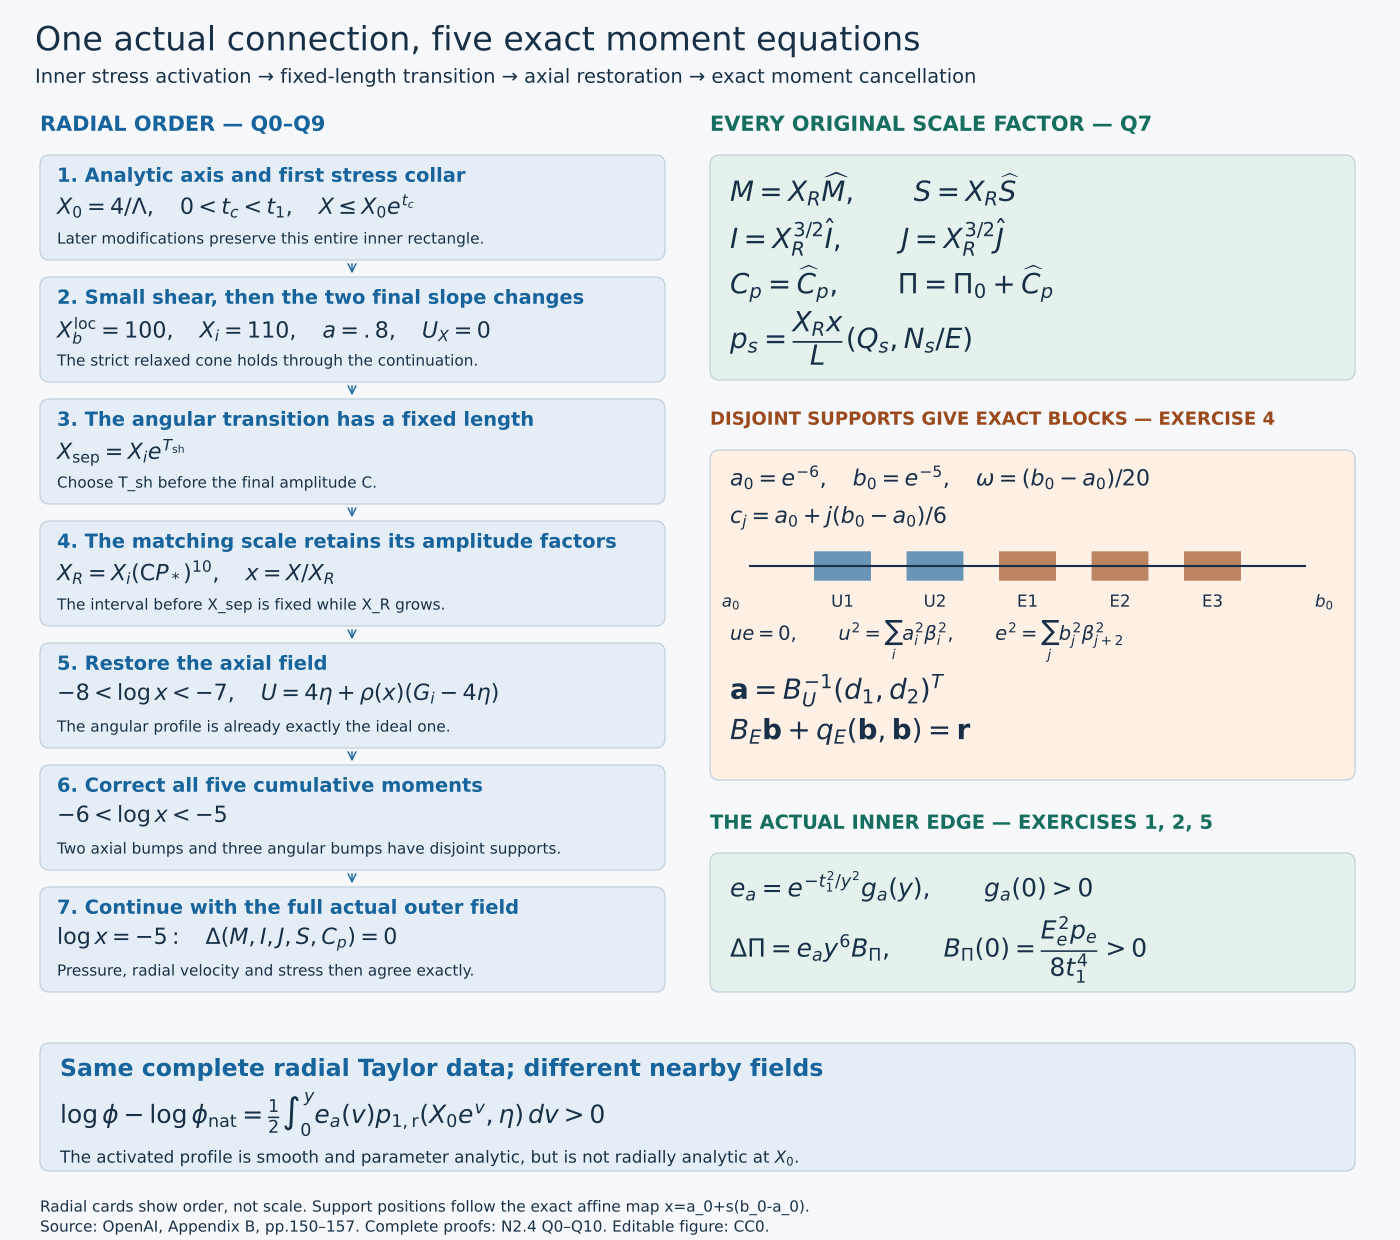

Write the Python code that produced this figure.
"""Reproduce the exact construction and correction diagram in N2.4."""
from pathlib import Path
import matplotlib
matplotlib.use('Agg')
import matplotlib.pyplot as plt
from matplotlib.patches import FancyBboxPatch,Rectangle
HERE=Path(__file__).resolve().parent
plt.rcParams.update({'font.family':'DejaVu Sans','font.size':14,'svg.fonttype':'path'})
fig=plt.figure(figsize=(14,12.4),dpi=100,facecolor='#f6f8fb')
ax=fig.add_axes([0,0,1,1]);ax.set_xlim(0,1400);ax.set_ylim(1240,0);ax.axis('off')
ink='#183047';blue='#17639b';green='#166e60';orange='#9a4a1c'
def txt(x,y,s,size=14,color=ink,**kw):ax.text(x,y,s,va='top',fontsize=size,color=color,**kw)
def box(x,y,w,h,fill='#e5eef7'):
    ax.add_patch(FancyBboxPatch((x,y),w,h,boxstyle='round,pad=0,rounding_size=10',
        facecolor=fill,edgecolor='#c5d2dd'))
txt(35,25,'One actual connection, five exact moment equations',24)
txt(35,68,'Inner stress activation → fixed-length transition → axial restoration → exact moment cancellation',14)
txt(40,115,'RADIAL ORDER — Q0–Q9',15,blue,weight='bold')
cards=[
    ('Analytic axis and first stress collar',r'$X_0=4/\Lambda,\quad 0<t_c<t_1,\quad X\leq X_0e^{t_c}$','Later modifications preserve this entire inner rectangle.'),
    ('Small shear, then the two final slope changes',r'$X_b^{\rm loc}=100,\quad X_i=110,\quad a=.8,\quad U_X=0$','The strict relaxed cone holds through the continuation.'),
    ('The angular transition has a fixed length',r'$X_{\rm sep}=X_i e^{T_{\rm sh}}$','Choose T_sh before the final amplitude C.'),
    ('The matching scale retains its amplitude factors',r'$X_R=X_i(\mathsf{C}P_*)^{10},\quad x=X/X_R$','The interval before X_sep is fixed while X_R grows.'),
    ('Restore the axial field',r'$-8<\log x<-7,\quad U=4\eta+\rho(x)(G_i-4\eta)$','The angular profile is already exactly the ideal one.'),
    ('Correct all five cumulative moments',r'$-6<\log x<-5$','Two axial bumps and three angular bumps have disjoint supports.'),
    ('Continue with the full actual outer field',r'$\log x=-5:\quad \Delta(M,I,J,S,C_p)=0$','Pressure, radial velocity and stress then agree exactly.')
]
for i,(a,b,c) in enumerate(cards):
    y=155+i*122;box(40,y,625,105)
    txt(57,y+12,str(i+1)+'. '+a,14,blue,weight='bold')
    txt(57,y+40,b,16);txt(57,y+77,c,11)
    if i<6:ax.annotate('',xy=(352,y+121),xytext=(352,y+106),arrowprops=dict(arrowstyle='->',color=blue))
txt(710,115,'EVERY ORIGINAL SCALE FACTOR — Q7',15,green,weight='bold')
box(710,155,645,225,'#e4f1ec')
txt(730,173,r'$M=X_R\widehat{M},\qquad S=X_R\widehat{S}$',20)
txt(730,218,r'$I=X_R^{3/2}\widehat{I},\qquad J=X_R^{3/2}\widehat{J}$',20)
txt(730,265,r'$C_p=\widehat{C}_p,\qquad \Pi=\Pi_0+\widehat{C}_p$',20)
txt(730,311,r'$p_s=\dfrac{X_Rx}{L}(Q_s,N_s/E)$',20)
txt(710,411,'DISJOINT SUPPORTS GIVE EXACT BLOCKS — EXERCISE 4',13,orange,weight='bold')
box(710,450,645,330,'#fff0e5')
txt(730,466,r'$a_0=e^{-6},\quad b_0=e^{-5},\quad \omega=(b_0-a_0)/20$',16)
txt(730,506,r'$c_j=a_0+j(b_0-a_0)/6$',16)
x0=750;length=555;y=566
ax.plot([x0,x0+length],[y,y],color=ink)
for j in range(1,6):
    center=x0+j*length/6;half=length/20
    ax.add_patch(Rectangle((center-half,y-14),2*half,28,color=blue if j<3 else orange,alpha=.65))
    txt(center,y+28,('U'+str(j)) if j<3 else ('E'+str(j-2)),12,ha='center')
txt(x0-10,y+28,r'$a_0$',12,ha='right');txt(x0+length+10,y+28,r'$b_0$',12)
txt(730,620,r'$ue=0,\qquad u^2=\sum_i a_i^2\beta_i^2,\qquad e^2=\sum_j b_j^2\beta_{j+2}^2$',14)
txt(730,674,r'$\mathbf{a}=B_U^{-1}(d_1,d_2)^T$',20)
txt(730,718,r'$B_E\mathbf{b}+q_E(\mathbf{b},\mathbf{b})=\mathbf{r}$',20)
txt(710,814,'THE ACTUAL INNER EDGE — EXERCISES 1, 2, 5',14,green,weight='bold')
box(710,853,645,139,'#e4f1ec')
txt(730,871,r'$e_a=e^{-t_1^2/y^2}g_a(y),\qquad g_a(0)>0$',18)
txt(730,916,r'$\Delta\Pi=e_a y^6B_\Pi,\qquad B_\Pi(0)=\dfrac{E_e^2p_e}{8t_1^4}>0$',18)
box(40,1043,1315,128)
txt(60,1058,'Same complete radial Taylor data; different nearby fields',17,blue,weight='bold')
txt(60,1092,r'$\log\phi-\log\phi_{\rm nat}=\frac{1}{2}\int_0^y e_a(v)p_{1,\rm r}(X_0e^v,\eta)\,dv>0$',18)
txt(60,1150,r'The activated profile is smooth and parameter analytic, but is not radially analytic at $X_0$.',12)
txt(40,1200,'Radial cards show order, not scale. Support positions follow the exact affine map x=a_0+s(b_0-a_0).',11)
txt(40,1220,'Source: OpenAI, Appendix B, pp.150–157. Complete proofs: N2.4 Q0–Q10. Editable figure: CC0.',11)
fig.savefig(HERE/'exact-inner-outer-joining.svg',metadata={'Creator':'GPT-6 Astra (OpenAI)','Title':'Exact inner-outer joining and moment correction'})
fig.savefig(HERE/'exact-inner-outer-joining.png',dpi=100);plt.close(fig)
p=HERE/'exact-inner-outer-joining.svg';t=p.read_text(encoding='utf8')
assert 'width="1008pt" height="892.8pt"' in t
p.write_text(t.replace('width="1008pt" height="892.8pt"','width="1400" height="1240"'),encoding='utf8')
